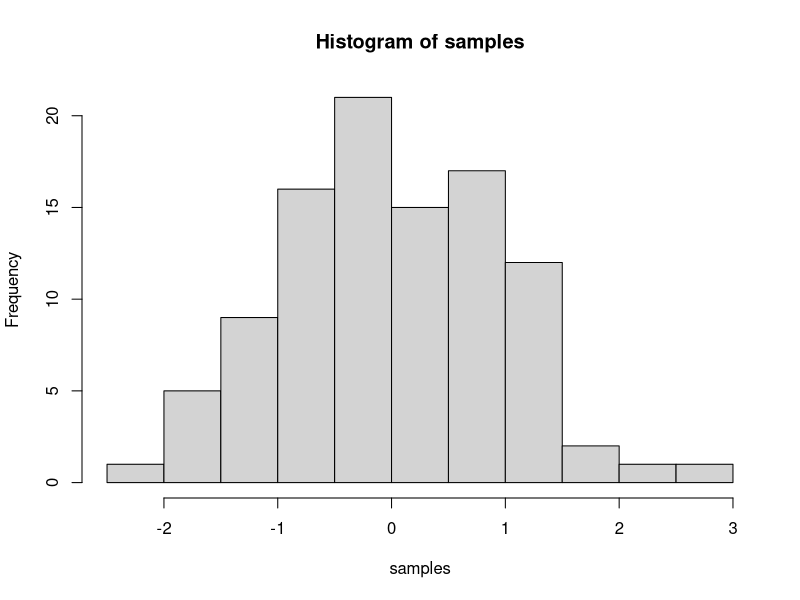

This chart was generated by the following R code:
## ---- chunk 1
knitr::opts_chunk$set(message=FALSE,warning=FALSE, cache=TRUE)
## ---- chunk 2
samples <- rnorm(100, mean=0, sd=1)
hist(samples)
## ---- chunk 3
1+2
2*5
5/3
(1+6+4)/5

## ---- chunk 4
a<-1
b<-2
a+b

d<-c(1,2,3)
e<-c(5,6,7)
d+e
d*e
d/e

## ---- chunk 5
# for loop solution
# i becomes the number 1 to 100 at each step of the loop


a <- length(100) # make empty variable, set length to 100
for (i in 1:100){
  a[i] <-i #assigns the number in i, to the ith index of a
}

print(a)

# for loop solution #2

a<-c() #create empty variable using combine command
for (i in 1:100){
  a<-c(a,i) # keeps combining a with itself and the new number in i
}
print(a)

# seq solution
a <- seq(1,100,1) # look up help for seq using ?seq() in console
print(a)

